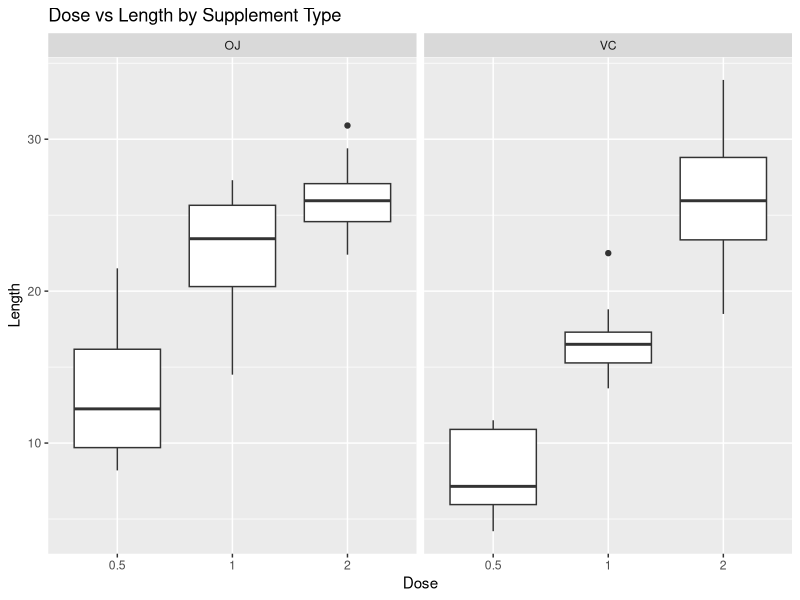

The R source for this figure:
## ---- chunk 1
library(ggplot2)
library(dplyr)

data("ToothGrowth")
data <- as.data.frame(ToothGrowth)
summary(data)
## ---- chunk 2
ggplot(data, aes(x=factor(dose),y=len)) + geom_boxplot() + facet_grid(.~supp) + 
    labs(title="Dose vs Length by Supplement Type", y="Length", x="Dose")
